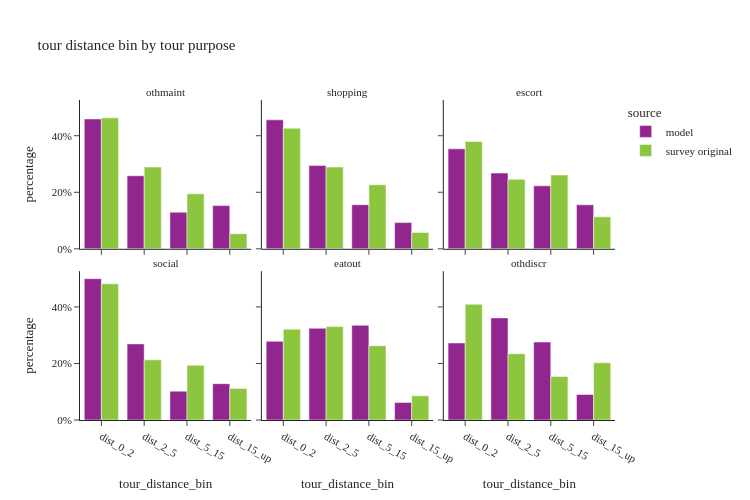

Notebook code cell kept with this figure:
### Markdown cell above
## non-mantatory tour distance by purpose

### Code cell
util.plot_share_facetbar(non_m_tour_data, 'tour_weight', share_col="tour_distance_bin", title="tour distance bin by tour purpose", 
                            facet_col="tour_type", facet_col_wrap=3, height=500, orientation='v')

### Figure 1 — Plotly figure (JSON) as saved in the notebook; plotly's stock layout.template omitted (floating-point values rounded to 4 significant figures)
{"data": [{"alignmentgroup": "True", "customdata": [[132532], [74547], [37326], [44117]], "hovertemplate": "source=model<br>tour_type=othmaint<br>tour_distance_bin=%{x}<br>percentage=%{y}<br>sample_size=%{customdata[0]}<extra></extra>", "legendgroup": "model", "marker": {"color": "#91268F", "pattern": {"shape": ""}}, "name": "model", "offsetgroup": "model", "orientation": "v", "showlegend": true, "textposition": "auto", "type": "bar", "x": ["dist_0_2", "dist_2_5", "dist_5_15", "dist_15_up"], "xaxis": "x4", "y": [0.4593, 0.2584, 0.1294, 0.1529], "yaxis": "y4"}, {"alignmentgroup": "True", "customdata": [[217063], [140453], [74263], [44129]], "hovertemplate": "source=model<br>tour_type=shopping<br>tour_distance_bin=%{x}<br>percentage=%{y}<br>sample_size=%{customdata[0]}<extra></extra>", "legendgroup": "model", "marker": {"color": "#91268F", "pattern": {"shape": ""}}, "name": "model", "offsetgroup": "model", "orientation": "v", "showlegend": false, "textposition": "auto", "type": "bar", "x": ["dist_0_2", "dist_2_5", "dist_5_15", "dist_15_up"], "xaxis": "x5", "y": [0.4561, 0.2951, 0.156, 0.09273], "yaxis": "y5"}, {"alignmentgroup": "True", "customdata": [[159105], [120519], [100266], [69978]], "hovertemplate": "source=model<br>tour_type=escort<br>tour_distance_bin=%{x}<br>percentage=%{y}<br>sample_size=%{customdata[0]}<extra></extra>", "legendgroup": "model", "marker": {"color": "#91268F", "pattern": {"shape": ""}}, "name": "model", "offsetgroup": "model", "orientation": "v", "showlegend": false, "textposition": "auto", "type": "bar", "x": ["dist_0_2", "dist_2_5", "dist_5_15", "dist_15_up"], "xaxis": "x6", "y": [0.3537, 0.2679, 0.2229, 0.1556], "yaxis": "y6"}, {"alignmentgroup": "True", "customdata": [[535094], [288121], [109300], [137502]], "hovertemplate": "source=model<br>tour_type=social<br>tour_distance_bin=%{x}<br>percentage=%{y}<br>sample_size=%{customdata[0]}<extra></extra>", "legendgroup": "model", "marker": {"color": "#91268F", "pattern": {"shape": ""}}, "name": "model", "offsetgroup": "model", "orientation": "v", "showlegend": false, "textposition": "auto", "type": "bar", "x": ["dist_0_2", "dist_2_5", "dist_5_15", "dist_15_up"], "xaxis": "x", "y": [0.5001, 0.2693, 0.1021, 0.1285], "yaxis": "y"}, {"alignmentgroup": "True", "customdata": [[106266], [123876], [127877], [23688]], "hovertemplate": "source=model<br>tour_type=eatout<br>tour_distance_bin=%{x}<br>percentage=%{y}<br>sample_size=%{customdata[0]}<extra></extra>", "legendgroup": "model", "marker": {"color": "#91268F", "pattern": {"shape": ""}}, "name": "model", "offsetgroup": "model", "orientation": "v", "showlegend": false, "textposition": "auto", "type": "bar", "x": ["dist_0_2", "dist_2_5", "dist_5_15", "dist_15_up"], "xaxis": "x2", "y": [0.2784, 0.3245, 0.335, 0.06206], "yaxis": "y2"}, {"alignmentgroup": "True", "customdata": [[24719], [32767], [25029], [8188]], "hovertemplate": "source=model<br>tour_type=othdiscr<br>tour_distance_bin=%{x}<br>percentage=%{y}<br>sample_size=%{customdata[0]}<extra></extra>", "legendgroup": "model", "marker": {"color": "#91268F", "pattern": {"shape": ""}}, "name": "model", "offsetgroup": "model", "orientation": "v", "showlegend": false, "textposition": "auto", "type": "bar", "x": ["dist_0_2", "dist_2_5", "dist_5_15", "dist_15_up"], "xaxis": "x3", "y": [0.2725, 0.3613, 0.2759, 0.09027], "yaxis": "y3"}, {"alignmentgroup": "True", "customdata": [[359], [193], [175], [61]], "hovertemplate": "source=survey original<br>tour_type=othmaint<br>tour_distance_bin=%{x}<br>percentage=%{y}<br>sample_size=%{customdata[0]}<extra></extra>", "legendgroup": "survey original", "marker": {"color": "#8CC63E", "pattern": {"shape": ""}}, "name": "survey original", "offsetgroup": "survey original", "orientation": "v", "showlegend": true, "textposition": "auto", "type": "bar", "x": ["dist_0_2", "dist_2_5", "dist_5_15", "dist_15_up"], "xaxis": "x4", "y": [0.4632, 0.2892, 0.1944, 0.05325], "yaxis": "y4"}, {"alignmentgroup": "True", "customdata": [[618], [331], [293], [115]], "hovertemplate": "source=survey original<br>tour_type=shopping<br>tour_distance_bin=%{x}<br>percentage=%{y}<br>sample_size=%{customdata[0]}<extra></extra>", "legendgroup": "survey original", "marker": {"color": "#8CC63E", "pattern": {"shape": ""}}, "name": "survey original", "offsetgroup": "survey original", "orientation": "v", "showlegend": false, "textposition": "auto", "type": "bar", "x": ["dist_0_2", "dist_2_5", "dist_5_15", "dist_15_up"], "xaxis": "x5", "y": [0.4264, 0.2891, 0.2267, 0.05772], "yaxis": "y5"}, {"alignmentgroup": "True", "customdata": [[398], [175], [204], [82]], "hovertemplate": "source=survey original<br>tour_type=escort<br>tour_distance_bin=%{x}<br>percentage=%{y}<br>sample_size=%{customdata[0]}<extra></extra>", "legendgroup": "survey original", "marker": {"color": "#8CC63E", "pattern": {"shape": ""}}, "name": "survey original", "offsetgroup": "survey original", "orientation": "v", "showlegend": false, "textposition": "auto", "type": "bar", "x": ["dist_0_2", "dist_2_5", "dist_5_15", "dist_15_up"], "xaxis": "x6", "y": [0.3799, 0.2459, 0.2612, 0.113], "yaxis": "y6"}, {"alignmentgroup": "True", "customdata": [[1239], [644], [568], [255]], "hovertemplate": "source=survey original<br>tour_type=social<br>tour_distance_bin=%{x}<br>percentage=%{y}<br>sample_size=%{customdata[0]}<extra></extra>", "legendgroup": "survey original", "marker": {"color": "#8CC63E", "pattern": {"shape": ""}}, "name": "survey original", "offsetgroup": "survey original", "orientation": "v", "showlegend": false, "textposition": "auto", "type": "bar", "x": ["dist_0_2", "dist_2_5", "dist_5_15", "dist_15_up"], "xaxis": "x", "y": [0.4819, 0.2128, 0.1937, 0.1117], "yaxis": "y"}, {"alignmentgroup": "True", "customdata": [[288], [184], [158], [69]], "hovertemplate": "source=survey original<br>tour_type=eatout<br>tour_distance_bin=%{x}<br>percentage=%{y}<br>sample_size=%{customdata[0]}<extra></extra>", "legendgroup": "survey original", "marker": {"color": "#8CC63E", "pattern": {"shape": ""}}, "name": "survey original", "offsetgroup": "survey original", "orientation": "v", "showlegend": false, "textposition": "auto", "type": "bar", "x": ["dist_0_2", "dist_2_5", "dist_5_15", "dist_15_up"], "xaxis": "x2", "y": [0.3215, 0.3304, 0.2627, 0.0855], "yaxis": "y2"}, {"alignmentgroup": "True", "customdata": [[70], [37], [35], [23]], "hovertemplate": "source=survey original<br>tour_type=othdiscr<br>tour_distance_bin=%{x}<br>percentage=%{y}<br>sample_size=%{customdata[0]}<extra></extra>", "legendgroup": "survey original", "marker": {"color": "#8CC63E", "pattern": {"shape": ""}}, "name": "survey original", "offsetgroup": "survey original", "orientation": "v", "showlegend": false, "textposition": "auto", "type": "bar", "x": ["dist_0_2", "dist_2_5", "dist_5_15", "dist_15_up"], "xaxis": "x3", "y": [0.4095, 0.2345, 0.1537, 0.2024], "yaxis": "y3"}], "layout": {"annotations": [{"font": {}, "showarrow": false, "text": "social", "x": 0.16, "xanchor": "center", "xref": "paper", "y": 0.465, "yanchor": "bottom", "yref": "paper"}, {"font": {}, "showarrow": false, "text": "eatout", "x": 0.5, "xanchor": "center", "xref": "paper", "y": 0.465, "yanchor": "bottom", "yref": "paper"}, {"font": {}, "showarrow": false, "text": "othdiscr", "x": 0.84, "xanchor": "center", "xref": "paper", "y": 0.465, "yanchor": "bottom", "yref": "paper"}, {"font": {}, "showarrow": false, "text": "othmaint", "x": 0.16, "xanchor": "center", "xref": "paper", "y": 1.0, "yanchor": "bottom", "yref": "paper"}, {"font": {}, "showarrow": false, "text": "shopping", "x": 0.5, "xanchor": "center", "xref": "paper", "y": 1.0, "yanchor": "bottom", "yref": "paper"}, {"font": {}, "showarrow": false, "text": "escort", "x": 0.84, "xanchor": "center", "xref": "paper", "y": 1.0, "yanchor": "bottom", "yref": "paper"}], "barmode": "group", "height": 500, "legend": {"title": {"text": "source"}, "tracegroupgap": 0}, "title": {"text": "tour distance bin by tour purpose"}, "width": 750, "xaxis": {"anchor": "y", "domain": [0.0, 0.32], "title": {"text": "tour_distance_bin"}}, "xaxis2": {"anchor": "y2", "domain": [0.34, 0.66], "matches": "x", "title": {"text": "tour_distance_bin"}}, "xaxis3": {"anchor": "y3", "domain": [0.68, 1.0], "matches": "x", "title": {"text": "tour_distance_bin"}}, "xaxis4": {"anchor": "y4", "domain": [0.0, 0.32], "matches": "x", "showticklabels": false}, "xaxis5": {"anchor": "y5", "domain": [0.34, 0.66], "matches": "x", "showticklabels": false}, "xaxis6": {"anchor": "y6", "domain": [0.68, 1.0], "matches": "x", "showticklabels": false}, "yaxis": {"anchor": "x", "domain": [0.0, 0.465], "tickformat": ".0%", "title": {"text": "percentage"}}, "yaxis2": {"anchor": "x2", "domain": [0.0, 0.465], "matches": "y", "showticklabels": false, "tickformat": ".0%"}, "yaxis3": {"anchor": "x3", "domain": [0.0, 0.465], "matches": "y", "showticklabels": false, "tickformat": ".0%"}, "yaxis4": {"anchor": "x4", "domain": [0.535, 1.0], "matches": "y", "tickformat": ".0%", "title": {"text": "percentage"}}, "yaxis5": {"anchor": "x5", "domain": [0.535, 1.0], "matches": "y", "showticklabels": false, "tickformat": ".0%"}, "yaxis6": {"anchor": "x6", "domain": [0.535, 1.0], "matches": "y", "showticklabels": false, "tickformat": ".0%"}}}
